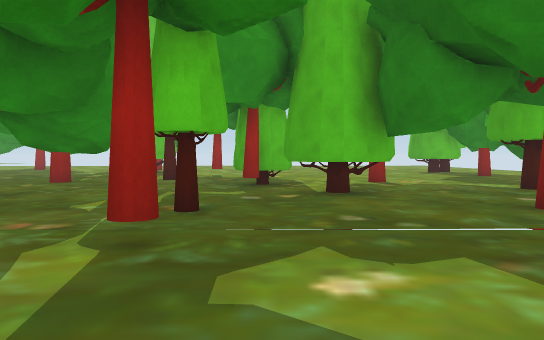
view 1 (above)

24 first-person views from a walk through a scene from a Unity 3-D project. The camera is 1.5 m above the floor, tilts 2° down and sees 70° across. The floor is counted in squares, 2 m on a side. Each view is taken from the middle of a square. On the plan, view 1 faces up. The plan holds only what a view shows up to about 12 squares ahead; the rest is blank. The place goes on beyond the plan. Door leaves are left out, so doorways stand open. Some surface patterns are stand-ins.

view 2
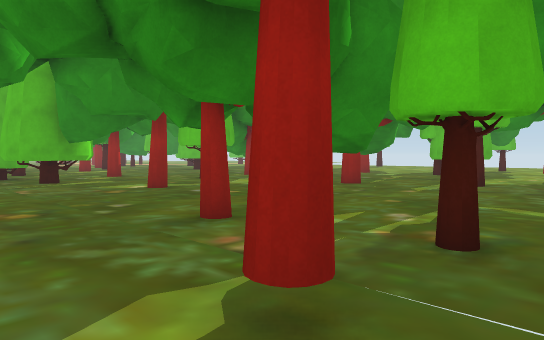

view 3
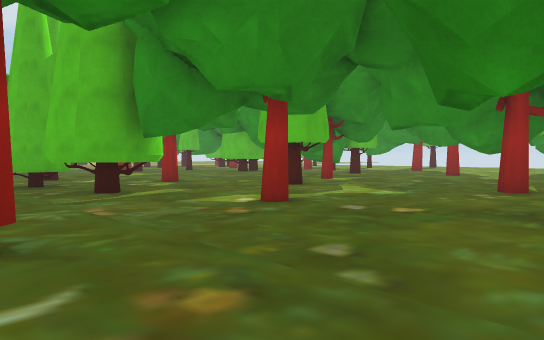

view 4
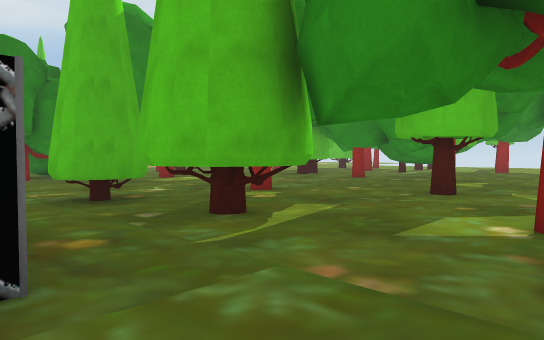

view 5
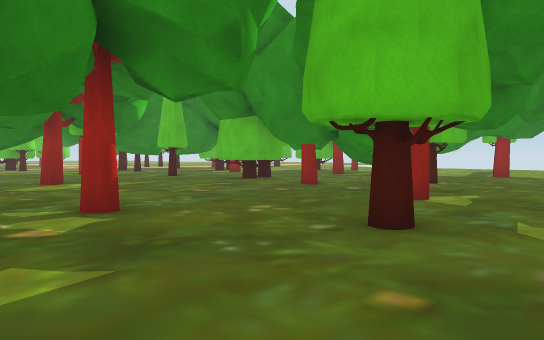

view 6
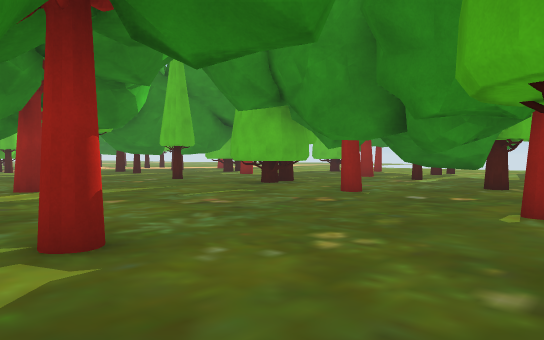

view 7
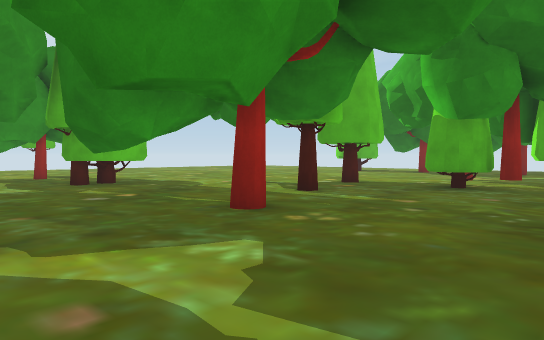

view 8
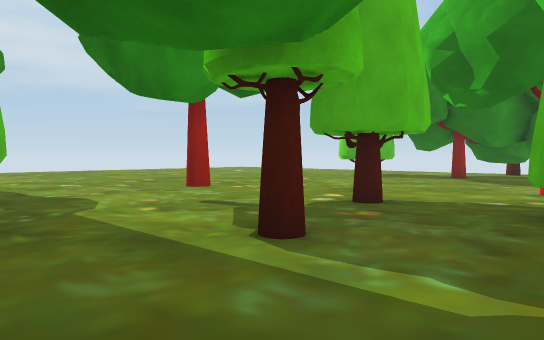

view 9
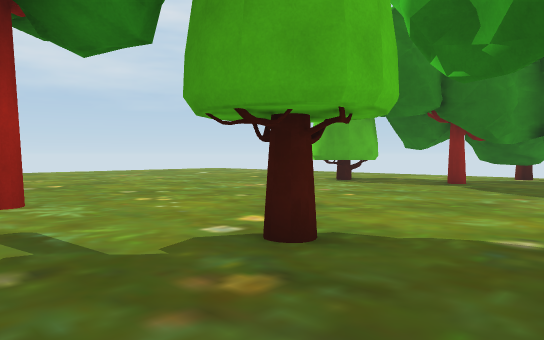

view 10
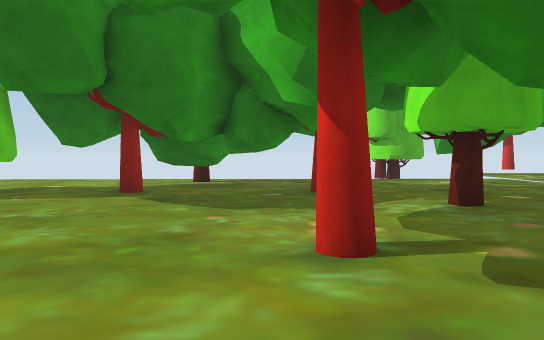

view 11
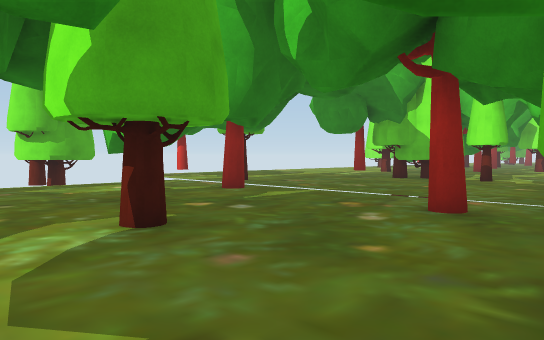

view 12
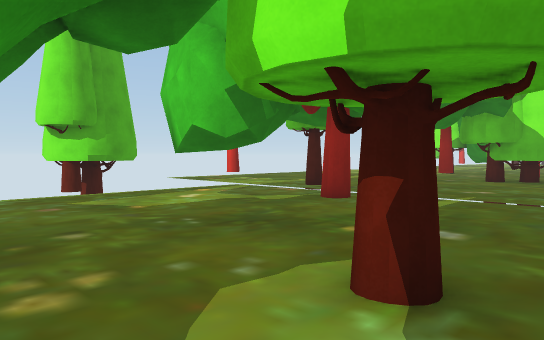

view 13
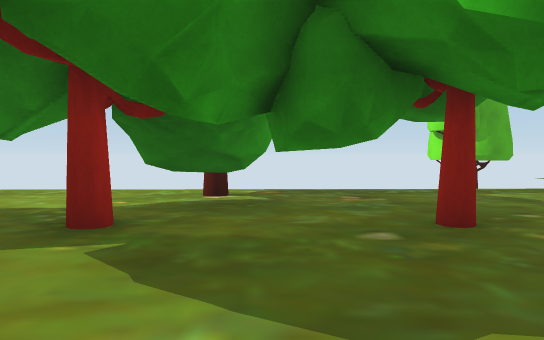

view 14
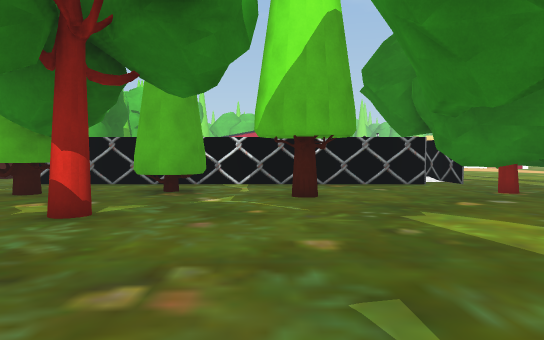

view 15
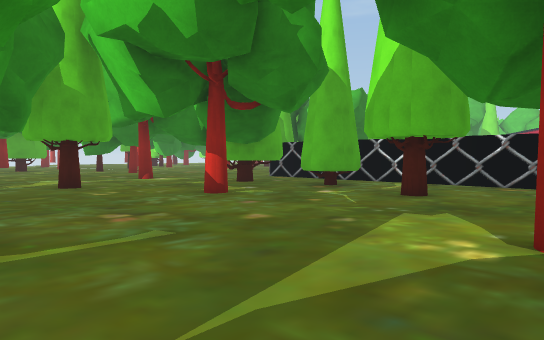

view 16
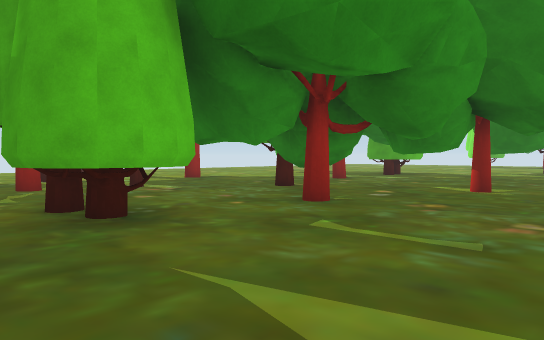

view 17
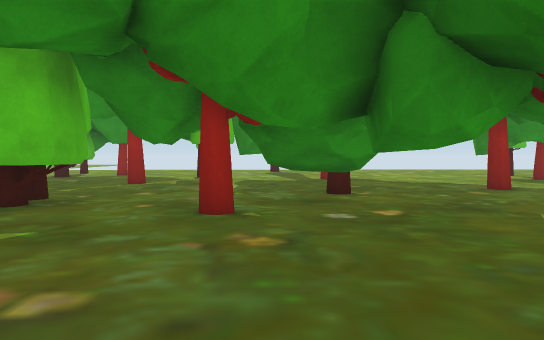

view 18
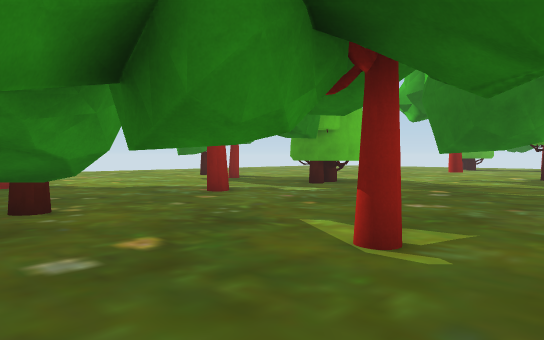

view 19
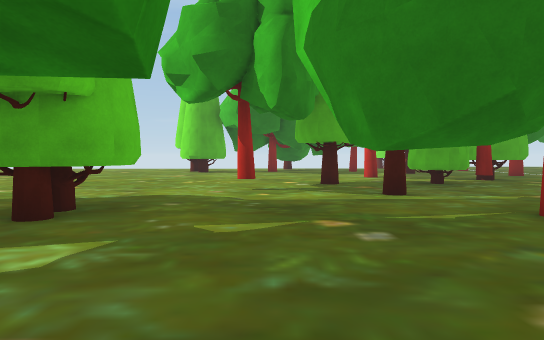

view 20
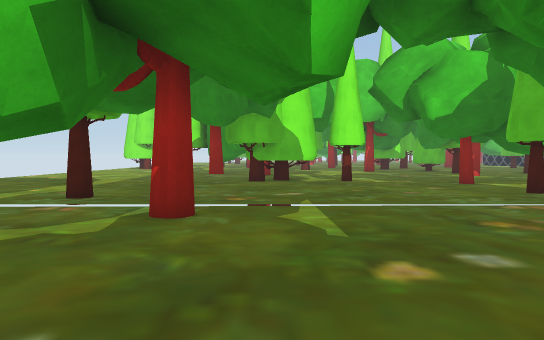

view 21
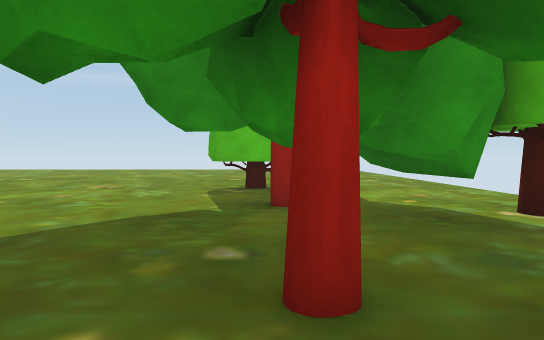

view 22
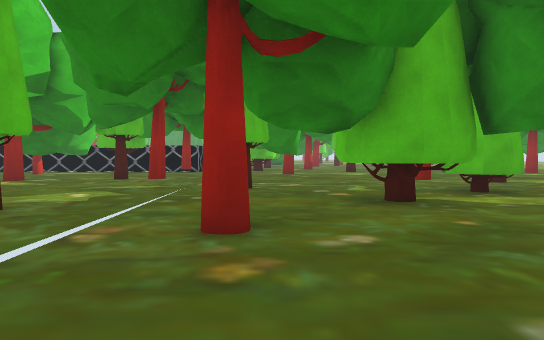

view 23
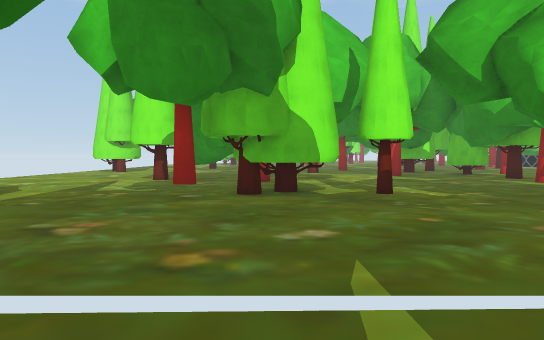

view 24
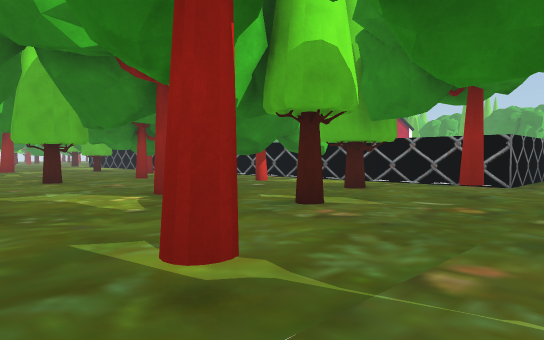

### Floor plan
Key: @ floor where view 1 was taken; # wall or solid block; x gap in a wall; . floor; T tree; H thing the floor can be seen under or through.
Columns run from 21 left of view 1 to 16 right of it. Each row starts with its distance up from view 1.
 17  ......#.......##.................
 16  .#...##...........T..............
 15  ###..##.....................#TT..
 14 ..#..#.T......#...............#TT.
 13 .........T........#..#.........T..
 12 ........................T.........
 11 ...............#....##.......T....
 10 ..........#.........##............
  9 ....................T.##...#......
  8 ......#...............##..........
  7 ............#.....T............. .
  6 TT.#....HH...............T........
  5 ......HHHH.......T..#.........#...
  4 ......HHHH.......................
  3 #######  ## .T......T...........#...
  2            #...........#............
  1            #....#...................
  0            #.#.......@#..............
 -1            #......... ..T.....T.......
 -2             .... #... ......###.......
 -3             ...  ....  ..... #......
 -4             T.  ....  ...............
 -5                 .... #................
 -6                 .... ........TxT......
 -7                 ..#.           T
 -8                   ..

Where each view was taken, in squares from view 1:
view 1: 0 up, 0 right, facing up
view 2: 2 up, 0 right, facing up-left
view 3: 2 up, 4 left, facing up-left
view 4: 2 up, 8 left, facing up-left
view 5: 6 up, 9 left, facing up-left
view 6: 7 up, 11 left, facing up-left
view 7: 7 up, 10 left, facing up-right
view 8: 10 up, 6 left, facing up-right
view 9: 11 up, 3 left, facing up-right
view 10: 12 up, 0 right, facing right
view 11: 11 up, 2 right, facing down-right
view 12: 11 up, 5 right, facing down-right
view 13: 13 up, 4 right, facing right
view 14: 13 up, 17 left, facing down
view 15: 13 up, 21 left, facing down-right
view 16: 10 up, 21 left, facing up-right
view 17: 9 up, 15 left, facing up
view 18: 11 up, 15 left, facing up-right
view 19: 15 up, 11 left, facing right
view 20: 10 up, 8 right, facing down
view 21: 9 up, 8 right, facing up
view 22: 6 up, 8 right, facing left
view 23: 6 up, 8 right, facing down
view 24: 5 up, 0 right, facing down-left
